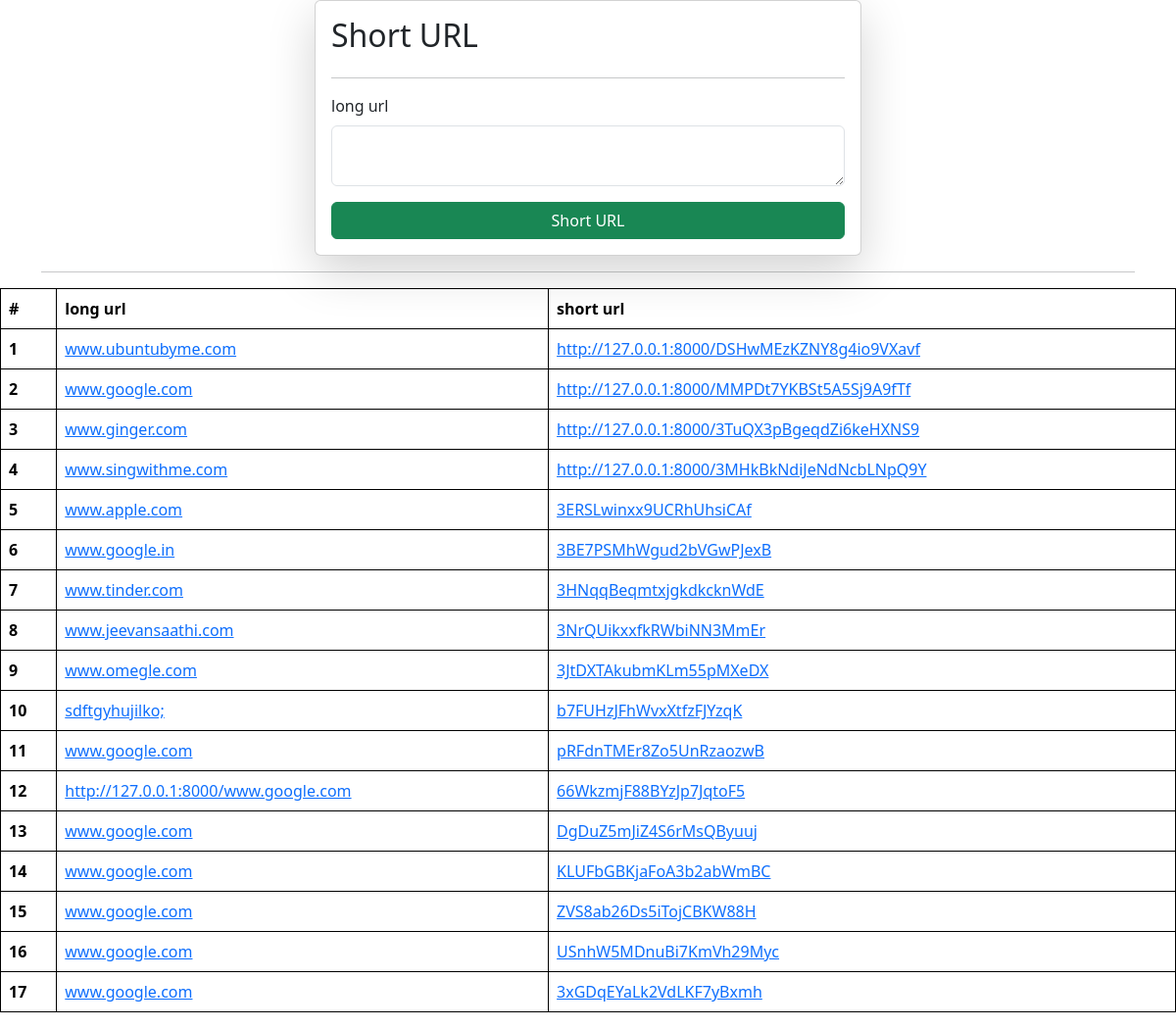
Before: / with the older database file.
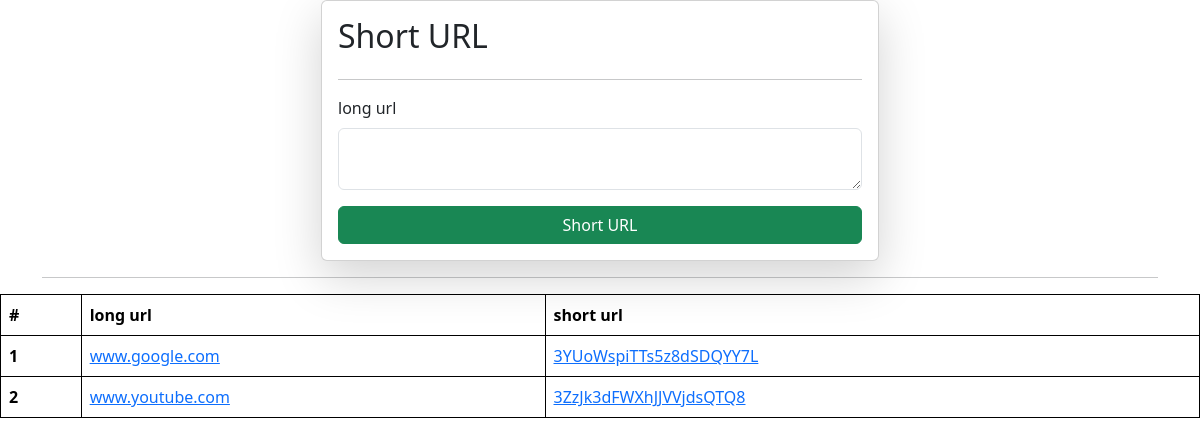
After: the same page with the newer database file.
### url_shortner/models.py (models this page shows, shortened)
class urlshortner(models.Model):
    long_url = models.CharField(max_length=100)
    short_url = models.CharField(max_length=100, unique=True, default=generate_default_short_url)

### url_shortner/views.py (the view, shortened to what this page needs)
# urls.py: 2. Add a URL to urlpatterns:  path('', views.home, name='home')
def home(request):
    queryset = urlshortner.objects.all()
    context = {'urls':queryset}
    return render(request, 'home.html',context)

### url_shortner/templates/home.html (shortened to what this page needs)
{% extends "base.html" %} {% block startblock %}
<div class="container">
  <form class="col-6 mx-auto card p-3 shadow-lg" method="post" enctype="multipart/form-data">
    <h2>Short URL</h2>
    <hr>
    <div class="mb-3">
      <label for="exampleInputPassword1" class="form-label">long url</label>
      <textarea name="long_url" class="form-control" required></textarea>
    </div>
    <button type="submit" class="btn btn-success">Short URL</button>
  </form>
  <hr>
</div>
<table class="table">
  <thead>
    <tr>
      <th scope="col">#</th>
      <th scope="col">long url</th>
      <th scope="col">short url</th>
    </tr>
  </thead>
  <tbody>
    {% for url in urls %}
    <tr>
      <th scope="row">{{ forloop.counter }}</th>
      <td><a href="{{ url.long_url }}">{{ url.long_url }}</a></td>
      <td><a href="https://{{ url.long_url }}" target="_blank">{{ url.short_url }}</a></td>
    </tr>
    {% endfor %}
  </tbody>
</table>
{% endblock startblock %}

### url_shortner/templates/base.html (shortened to what this page needs)
<!DOCTYPE html>
<html lang="en">
  <head>
    <link href="https://cdn.jsdelivr.net/npm/bootstrap@5.3.2/dist/css/bootstrap.min.css" rel="stylesheet">
  </head>
  </head>
  <body>
    {% block startblock %}
    {% endblock startblock %}
  </body>
</html>

### url_shortner/templates/base.html (style rules this page uses)
table,th,td { border: 1px solid black; }

Changed rows visible on the page:
removed urlshortner: long_url "www.ubuntubyme.com", short_url "http://127.0.0.1:8000/DSHwMEzKZNY8g4io9VXavf"
removed urlshortner: long_url "www.google.com", short_url "http://127.0.0.1:8000/MMPDt7YKBSt5A5Sj9A9fTf"
removed urlshortner: long_url "www.ginger.com", short_url "http://127.0.0.1:8000/3TuQX3pBgeqdZi6keHXNS9"
removed urlshortner: long_url "www.singwithme.com", short_url "http://127.0.0.1:8000/3MHkBkNdiJeNdNcbLNpQ9Y"
removed urlshortner: long_url "www.apple.com", short_url "3ERSLwinxx9UCRhUhsiCAf"
removed urlshortner: long_url "www.google.in", short_url "3BE7PSMhWgud2bVGwPJexB"
removed urlshortner: long_url "www.tinder.com", short_url "3HNqqBeqmtxjgkdkcknWdE"
removed urlshortner: long_url "www.jeevansaathi.com", short_url "3NrQUikxxfkRWbiNN3MmEr"
removed urlshortner: long_url "www.omegle.com", short_url "3JtDXTAkubmKLm55pMXeDX"
removed urlshortner: long_url "sdftgyhujilko;", short_url "b7FUHzJFhWvxXtfzFJYzqK"
removed urlshortner: long_url "www.google.com", short_url "pRFdnTMEr8Zo5UnRzaozwB"
removed urlshortner: long_url "http://127.0.0.1:8000/www.google.com", short_url "66WkzmjF88BYzJp7JqtoF5"
removed urlshortner: long_url "www.google.com", short_url "DgDuZ5mJiZ4S6rMsQByuuj"
removed urlshortner: long_url "www.google.com", short_url "KLUFbGBKjaFoA3b2abWmBC"
removed urlshortner: long_url "www.google.com", short_url "ZVS8ab26Ds5iTojCBKW88H"
removed urlshortner: long_url "www.google.com", short_url "USnhW5MDnuBi7KmVh29Myc"
removed urlshortner: long_url "www.google.com", short_url "3xGDqEYaLk2VdLKF7yBxmh"
added urlshortner: long_url "www.google.com", short_url "3YUoWspiTTs5z8dSDQYY7L"
added urlshortner: long_url "www.youtube.com", short_url "3ZzJk3dFWXhJJVVjdsQTQ8"
